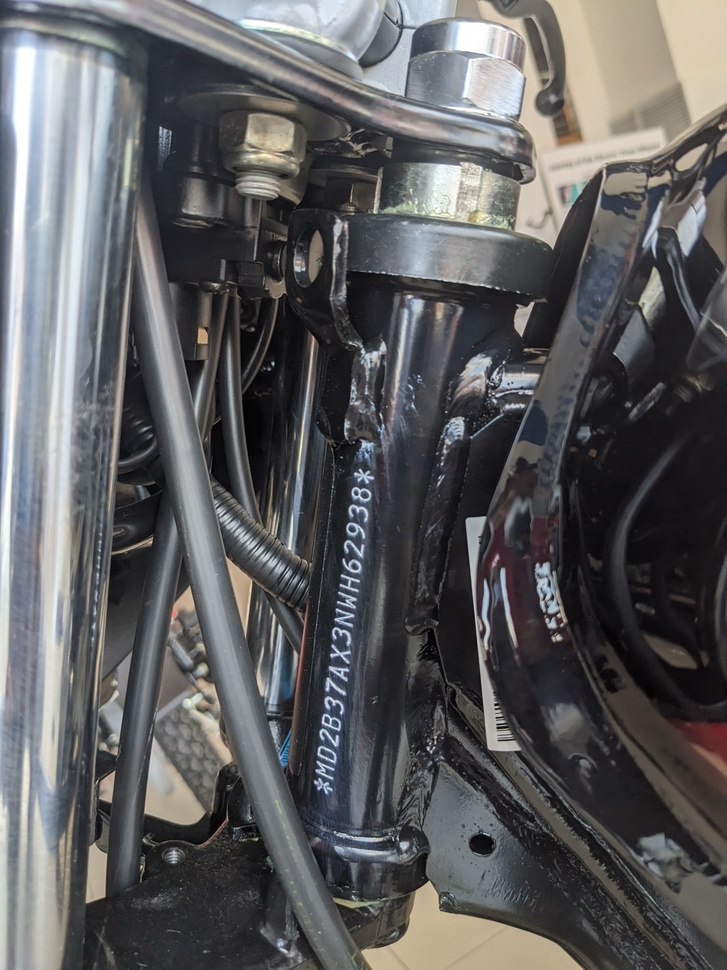
#> input picture Registration Plates OCR Recommendation/Spare.jpg, 727 x 970 px, shrunk from 3024 x 4032 before the run, found by its file name
$ jupyter execute --allow-errors 'Spare Part Recognition Using Pytesseract Ct100.ipynb'
#> lines starting #> are read from the running program, lines starting #| are printed output that depends on the picture; after the words box and inside, x2 and y2 are one past the last pixel; in counts of white or black regions, pixels touching at a corner belong together
[cell 1]
#!pip install pytesseract

[cell 2]
import pytesseract #importing Terssarct Plugin for identify text from the

[cell 3]
print(pytesseract.__version__)

[cell 4]
import cv2 #pip install open-cv Python

[cell 5]
print(cv2.__version__)

[cell 6]
import matplotlib.pyplot as plt

[cell 7]
#!pip install Pillow

# Let's Do Configuration

[cell 8]
#Redirecting the tesseract file Path for use the Define Libraries
#Put the correct Path of the Pytesseract
pytesseract.pytesseract.tesseract_cmd = r'C:\\Program Files\\Tesseract-OCR\\tesseract.exe'

[cell 9]
image = cv2.imread('/Users/Asus/Documents/Atmel Studio/Spare.jpg')
#> image is the input picture: shape (970, 727, 3); mean B, G, R 94.7, 93.4, 93.5

[cell 10]
#Parameters to find the Dimention of the Images
imgH, imgW,_ = image.shape
#> imgH = 970; imgW = 727

[cell 11]
image.shape
#> Out = (970, 727, 3)

#> (a cell that did not finish here is left out)

# Identify the Characters using Image Boxes

#> (a cell that did not finish here is left out)

[cell 14]
#Converting to RGB image Format
#plt.imshow(cv2.cvtColor(img, cv2.COLOR_BGR2RGB))

## Without Using Any Filters in the Images

[cell 15]
#image = cv2.imread('/Users/Asus/Documents/Atmel Studio/Spare.jpg')
#Displaying the Image that Addressed
plt.imshow(image)

[cell 16]
#Show Casing the image dimention
image.shape
#> Out = (970, 727, 3)

#> (a cell that did not finish here is left out)

# Modify the Image using Filters and Noice Reduction

[cell 18]
import cv2
import numpy as np

#image = cv2.imread('/Users/Asus/Documents/Atmel Studio/noun.jpg')

#Run the Program each time for text recaputuring process form the Image

# OpenCv function to get grayscale image
def get_grayscale(image):
    return cv2.cvtColor(image, cv2.COLOR_BGR2GRAY)  #This Function in OpenCV2 Provides to get GrayScale
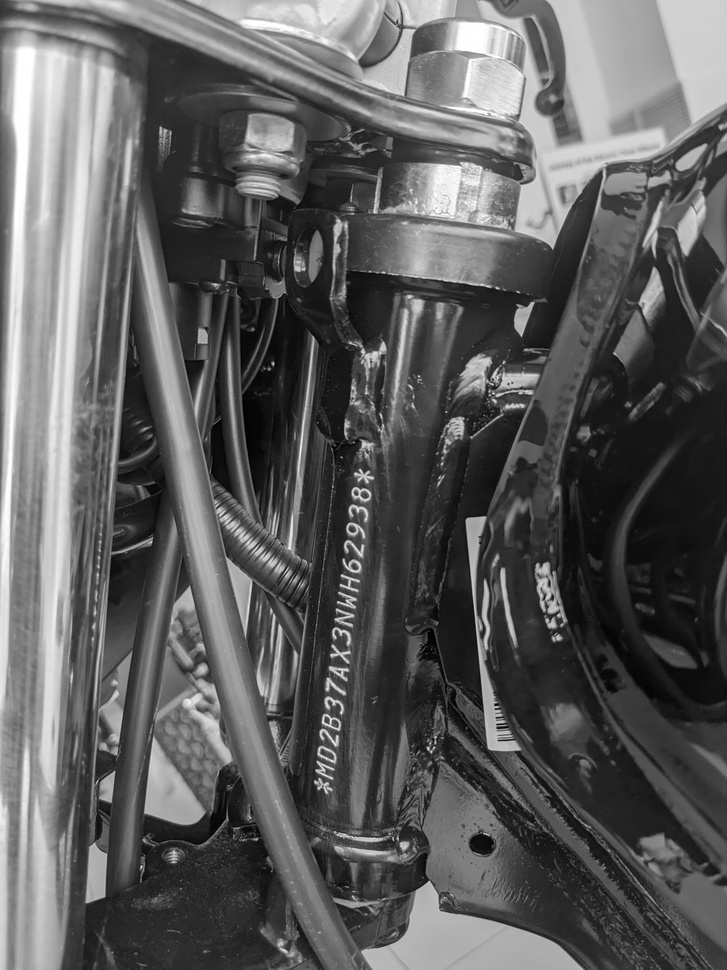
#> returned value: shape (970, 727); min 0, max 255, mean 93.6

# noise removal in Given Image
def remove_noise(image):
    return cv2.medianBlur(image,5) #Removing Noice in the Picture is Way more Important

#thresholding
def thresholding(image):
    return cv2.threshold(image, 0, 255, cv2.THRESH_BINARY + cv2.THRESH_OTSU)[1]
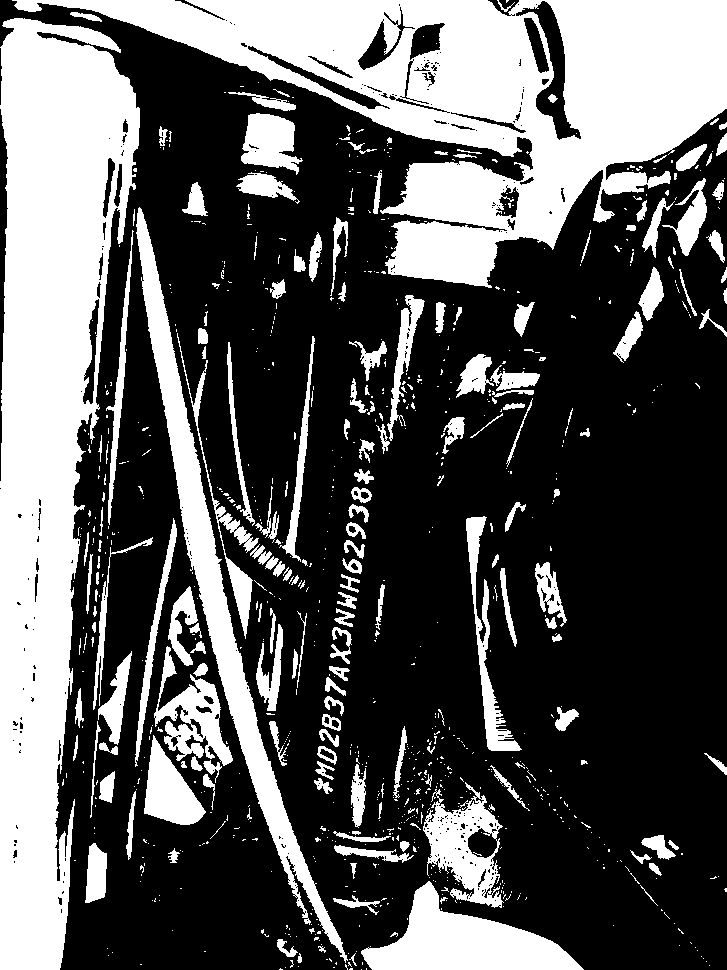
#> returned value: shape (970, 727); 34.9% white; 915 white regions (725 under 20 px), largest, box (x1, y1, x2, y2) and area: (12, 0, 727, 288) 81077, (0, 18, 140, 970) 80525, (136, 207, 348, 963) 16206

#dilation
def dilate(image):
    kernel = np.ones((5,5),np.uint8)
    return cv2.dilate(image, kernel, iterations = 1)

#erosion
def erode(image):
    kernel = np.ones((5,5),np.uint8)
    return cv2.erode(image, kernel, iterations = 1)

#opening - erosion followed by dilation
def opening(image):
    kernel = np.ones((5,5),np.uint8)
    return cv2.morphologyEx(image, cv2.MORPH_OPEN, kernel)
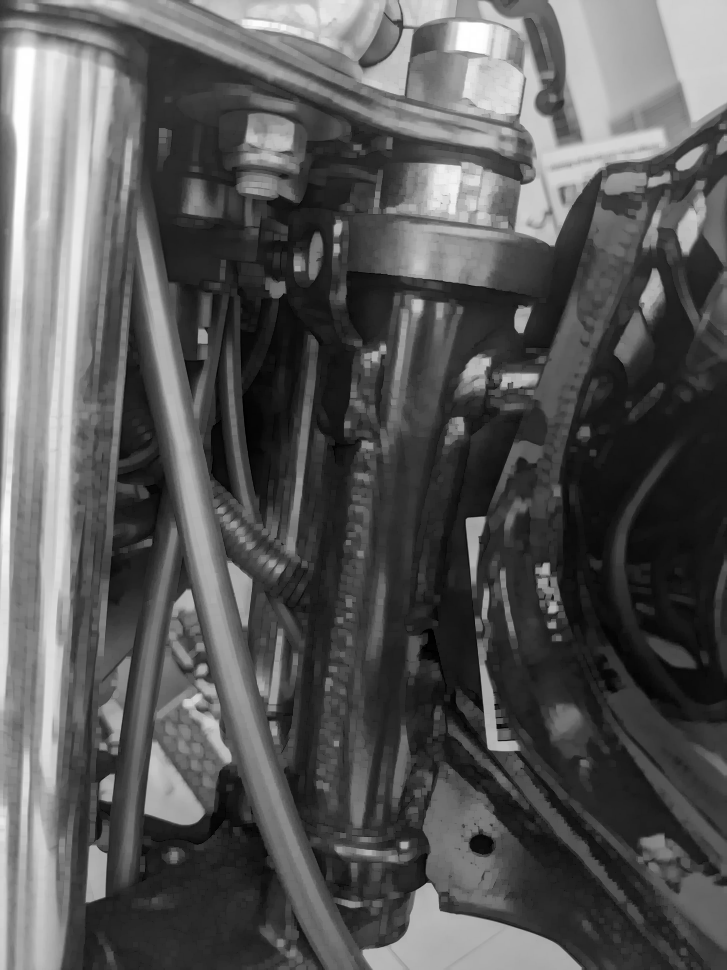
#> returned value: shape (970, 727); min 0, max 255, mean 87.8

#canny edge detection
def canny(image):
    return cv2.Canny(image, 100, 200)
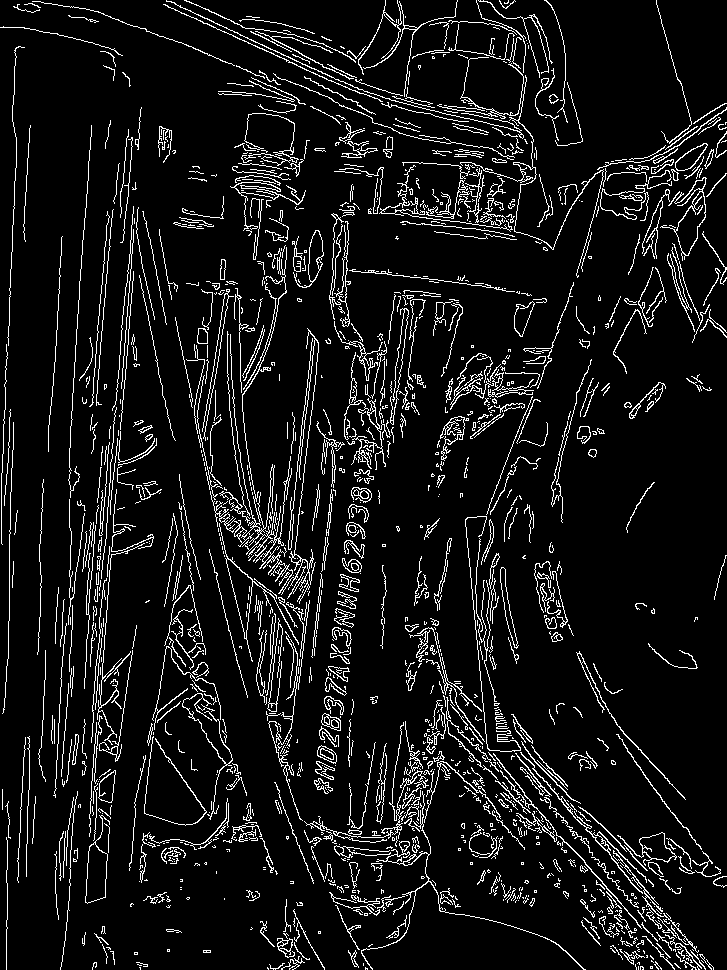
#> returned value: shape (970, 727); 8.3% white in thin lines or dots

#skew correction
def deskew(image):
    coords = np.column_stack(np.where(image > 0))
#> coords = 58760 pairs, first value 0 to 969, second value 0 to 726
    angle = cv2.minAreaRect(coords)[-1]
#> angle = -90
    if angle < -45:
        angle = -(90 + angle)
#> angle = 0
    else:
        angle = -angle
    (h, w) = image.shape[:2]
#> h = 970; w = 727
    center = (w // 2, h // 2)
#> center = (363, 485)
    M = cv2.getRotationMatrix2D(center, angle, 1.0)
#> M = [[1, 0, 0], [0, 1, 0]]
    rotation = cv2.warpAffine(image, M, (w, h), flags=cv2.INTER_CUBIC, borderMode=cv2.BORDER_REPLICATE)
    return rotation

#template matching
#def match_template(image, template):
  #return cv2.matchTemplate(image, template, cv2.TM_CCOEFF_NORMED)
